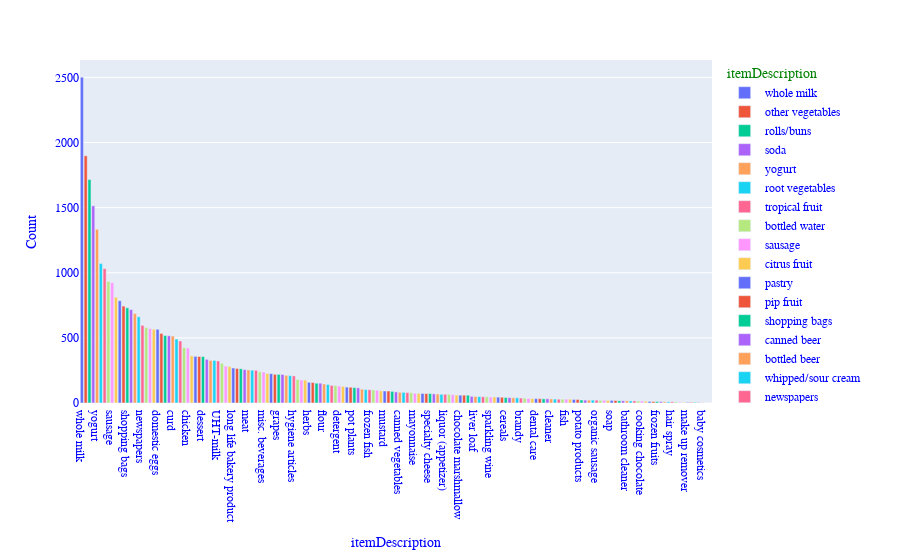

Notebook cell for this chart:
### Code cell
bar_plot(data,'itemDescription')
